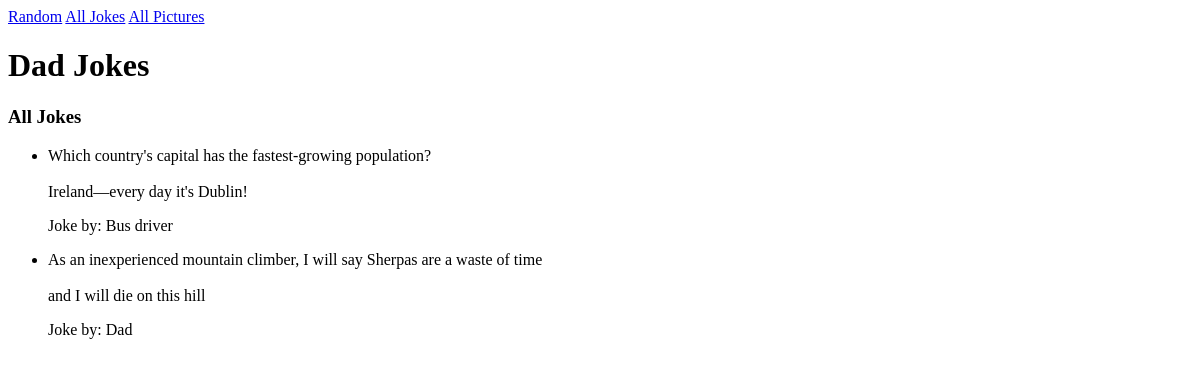
The page /dadjokes/jokes on the database as committed earlier.
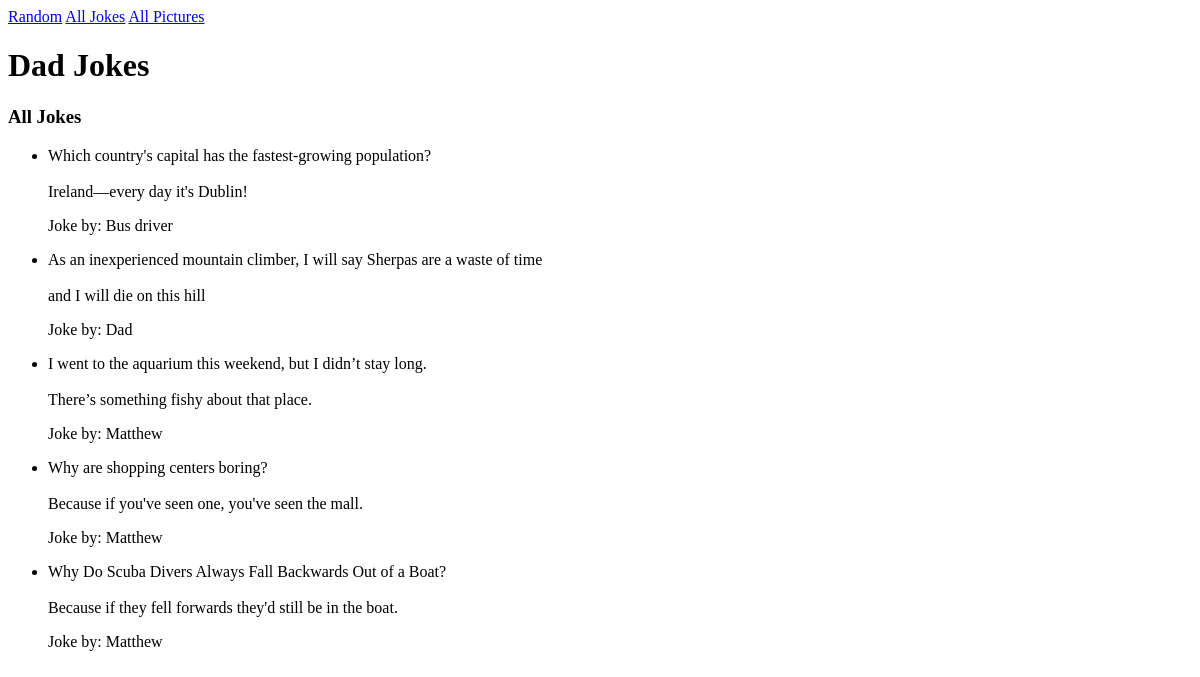
The same page on the database as committed later.
### dadjokes/models.py (models this page shows, shortened)
class Joke(models.Model):
    text = models.TextField()
    name = models.TextField()
    timestamp = models.DateTimeField(auto_now=True)

### dadjokes/views.py (the view)
# urls.py: path('jokes', JokeListView.as_view(), name='all_jokes'),
class JokeListView(ListView):
    template_name = 'dadjokes/all_jokes.html'
    model = Joke
    context_object_name = 'jokes'

### dadjokes/templates/dadjokes/all_jokes.html
{% extends 'dadjokes/base.html' %}
{% block content %}
    <h3>All Jokes</h3>
    <ul>
        {% for joke in jokes %}
        <li>
            <p>{{joke.text | linebreaksbr}}</p>
            <p>Joke by: {{joke.name}}</p>
        </li>
        {% endfor %}
    </ul>
{% endblock %}

### dadjokes/templates/dadjokes/base.html (shortened to what this page needs)
<html>
    <head>
    </head>
    <body>
        <nav>
            <a href="{% url 'random' %}">Random</a>
            <a href="{% url 'all_jokes' %}">All Jokes</a>
            <a href="{% url 'all_pictures' %}">All Pictures</a>
        </nav>
        <h1>Dad Jokes</h1>
        {% block content %}
        {% endblock %}
    </body>
</html>

Rows that differ between the two databases and show on the page:
added Joke: text "I went to the aquarium this weekend, but I didn’t stay long. There’s something fishy about that place.", name "Matthew"
added Joke: text "Why are shopping centers boring? Because if you've seen one, you've seen the mall.", name "Matthew"
added Joke: text "Why Do Scuba Divers Always Fall Backwards Out of a Boat? Because if they fell forwards they'd still be in the boat.", name "Matthew"
